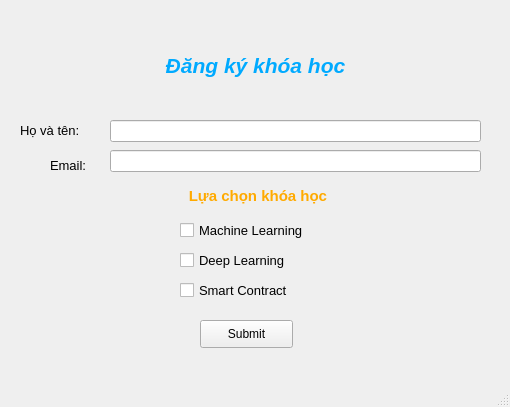
<?xml version="1.0" encoding="UTF-8"?>
<ui version="4.0">
 <class>MainWindow</class>
 <widget class="QMainWindow" name="MainWindow">
  <property name="geometry">
   <rect>
    <x>0</x>
    <y>0</y>
    <width>510</width>
    <height>407</height>
   </rect>
  </property>
  <property name="windowTitle">
   <string>MainWindow</string>
  </property>
  <widget class="QWidget" name="centralwidget">
   <widget class="QWidget" name="verticalLayoutWidget">
    <property name="geometry">
     <rect>
      <x>10</x>
      <y>10</y>
      <width>491</width>
      <height>111</height>
     </rect>
    </property>
    <layout class="QVBoxLayout" name="verticalLayout">
     <item>
      <widget class="QLabel" name="label">
       <property name="text">
        <string>&lt;html&gt;&lt;head/&gt;&lt;body&gt;&lt;p align=&quot;center&quot;&gt;&lt;span style=&quot; font-size:16pt; font-weight:600; font-style:italic; color:#00aaff;&quot;&gt;Đăng ký khóa học&lt;/span&gt;&lt;/p&gt;&lt;/body&gt;&lt;/html&gt;</string>
       </property>
      </widget>
     </item>
    </layout>
   </widget>
   <widget class="QLabel" name="label_4">
    <property name="enabled">
     <bool>true</bool>
    </property>
    <property name="geometry">
     <rect>
      <x>30</x>
      <y>170</y>
      <width>460</width>
      <height>52</height>
     </rect>
    </property>
    <property name="font">
     <font>
      <pointsize>8</pointsize>
     </font>
    </property>
    <property name="text">
     <string>&lt;html&gt;&lt;head/&gt;&lt;body&gt;&lt;p align=&quot;center&quot;&gt;&lt;span style=&quot; font-size:11pt; font-weight:600; color:#ffaa00;&quot;&gt;Lựa chọn khóa học &lt;/span&gt;&lt;/p&gt;&lt;/body&gt;&lt;/html&gt;</string>
    </property>
   </widget>
   <widget class="QLabel" name="label_2">
    <property name="geometry">
     <rect>
      <x>50</x>
      <y>150</y>
      <width>61</width>
      <height>31</height>
     </rect>
    </property>
    <property name="text">
     <string>&lt;html&gt;&lt;head/&gt;&lt;body&gt;&lt;p&gt;&lt;span style=&quot; font-size:10pt;&quot;&gt;Email:&lt;/span&gt;&lt;/p&gt;&lt;/body&gt;&lt;/html&gt;</string>
    </property>
   </widget>
   <widget class="QLineEdit" name="lineEditFullName">
    <property name="geometry">
     <rect>
      <x>110</x>
      <y>120</y>
      <width>371</width>
      <height>22</height>
     </rect>
    </property>
   </widget>
   <widget class="QLineEdit" name="lineEditEmail">
    <property name="geometry">
     <rect>
      <x>110</x>
      <y>150</y>
      <width>371</width>
      <height>22</height>
     </rect>
    </property>
   </widget>
   <widget class="QLabel" name="label_3">
    <property name="geometry">
     <rect>
      <x>20</x>
      <y>120</y>
      <width>81</width>
      <height>22</height>
     </rect>
    </property>
    <property name="text">
     <string>&lt;html&gt;&lt;head/&gt;&lt;body&gt;&lt;p&gt;&lt;span style=&quot; font-size:10pt;&quot;&gt;Họ và tên:&lt;/span&gt;&lt;/p&gt;&lt;/body&gt;&lt;/html&gt;</string>
    </property>
   </widget>
   <widget class="QCheckBox" name="chkMachineLearning">
    <property name="geometry">
     <rect>
      <x>180</x>
      <y>220</y>
      <width>460</width>
      <height>20</height>
     </rect>
    </property>
    <property name="font">
     <font>
      <pointsize>10</pointsize>
     </font>
    </property>
    <property name="text">
     <string>Machine Learning</string>
    </property>
   </widget>
   <widget class="QCheckBox" name="chkDeepLearning">
    <property name="geometry">
     <rect>
      <x>180</x>
      <y>250</y>
      <width>460</width>
      <height>20</height>
     </rect>
    </property>
    <property name="font">
     <font>
      <pointsize>10</pointsize>
     </font>
    </property>
    <property name="text">
     <string>Deep Learning</string>
    </property>
   </widget>
   <widget class="QCheckBox" name="chkSmartContract">
    <property name="geometry">
     <rect>
      <x>180</x>
      <y>280</y>
      <width>460</width>
      <height>20</height>
     </rect>
    </property>
    <property name="font">
     <font>
      <pointsize>10</pointsize>
     </font>
    </property>
    <property name="text">
     <string>Smart Contract</string>
    </property>
   </widget>
   <widget class="QPushButton" name="pushButtonSubmit">
    <property name="geometry">
     <rect>
      <x>200</x>
      <y>320</y>
      <width>93</width>
      <height>28</height>
     </rect>
    </property>
    <property name="font">
     <font>
      <pointsize>9</pointsize>
     </font>
    </property>
    <property name="text">
     <string>Submit</string>
    </property>
    <property name="icon">
     <iconset>
      <normaloff>C:/Users/PC LENOVO/Downloads/713df0fd071543324ecb6b43477362eb.png</normaloff>C:/Users/PC LENOVO/Downloads/713df0fd071543324ecb6b43477362eb.png</iconset>
    </property>
   </widget>
  </widget>
  <widget class="QMenuBar" name="menubar">
   <property name="geometry">
    <rect>
     <x>0</x>
     <y>0</y>
     <width>510</width>
     <height>26</height>
    </rect>
   </property>
  </widget>
  <widget class="QStatusBar" name="statusbar"/>
 </widget>
 <resources/>
 <connections/>
</ui>
